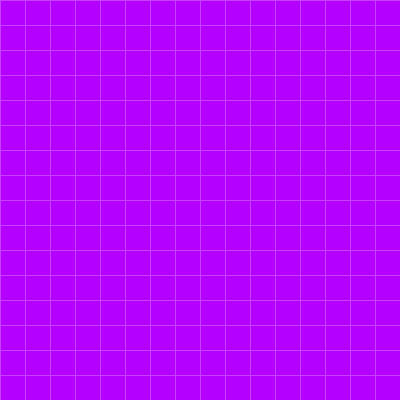
Frame 1 (no input)
Frame 60 (the mouse pressed at the canvas centre just before this capture): identical to frame 1, image omitted
Frame 120 (the mouse held since frame 60 and released just before this capture): identical to frame 1, image omitted

The Processing sketch that drew this single still picture (run headless with seeded random() and noise(); from frame 60 on, the mouse is pressed at the canvas centre):

// Processing sketch: heatmap
// ── heatmap.pde
//ArrayList<PVector> points = new ArrayList<PVector>();
Tile[][] tiles;
class Tile {
  PVector pos;
  int xi, yi;
  int count = 0;
  float totalCount = 0;
  Tile(float x, float y, int xi, int yi) {
    pos = new PVector(x, y);
    this.xi = xi;
    this.yi = yi;
  }

  //void calc() {
  //  //count = 0;

  //  //for (PVector p : points) {
  //  //  if (p.x >= pos.x && p.x < pos.x + gridSize && p.y >= pos.y && p.y < pos.y + gridSize) {
  //  //    count += 1;
  //  //  }
  //  //}
  //}

  void checkNeighbours() {
    float nc = 0;
    float sum = 0;
    for (int xx = -1; xx < 2; xx += 1) {
      for (int yy = -1; yy < 2; yy += 1) {
        if (xx == 0 && yy == 0) continue;
        int xp = xi + xx;
        int yp = yi + yy;
        if (!OOB(xp, yp)) {
          nc += 1;
          sum += tiles[xp][yp].count;
        }
      }
    }
    totalCount = count + (sum / nc);
  }

  void draw() {
    float m = map(totalCount, 0, maxCount, 200, 0);

    fill(m, 255, 255);
    stroke(255, 64);
    rect(pos.x, pos.y, gridSize, gridSize);
  }
}


boolean OOB(int x, int y) {
  return (x < 0 || x > tiles.length - 1 || y < 0 || y > tiles[0].length-1);
}

void setup() {

  size(400, 400);
  colorMode(HSB);
  tiles = new Tile[width / gridSize][height / gridSize];
  for (int x = 0; x < tiles.length; x += 1) {
    for (int y = 0; y < tiles[x].length; y += 1) {
      tiles[x][y] = new Tile(x * gridSize, y * gridSize, x, y);
    }
  }
}


void draw() {
  background(0);

  //for (PVector p : points) {
  //  stroke(255, 0, 0);
  //  fill(255, 0, 0);
  //  ellipse(p.x, p.y, 3, 3);
  //}

  for (int x = 0; x < tiles.length; x += 1) {
    for (int y = 0; y < tiles[x].length; y += 1) {
      Tile t = tiles[x][y];
      t.draw();
    }
  }


  addRandomPoints();
}


int gridSize = 25;
int maxCount = 50;
void calc() {
  maxCount = -1;
  //for (int x = 0; x < tiles.length; x += 1) {
  //  for (int y = 0; y < tiles[x].length; y += 1) {
  //    Tile t = tiles[x][y];
  //    //t.calc();
  //  }
  //}

  for (int x = 0; x < tiles.length; x += 1) {
    for (int y = 0; y < tiles[x].length; y += 1) {
      Tile t = tiles[x][y];
      t.checkNeighbours();
      if (t.totalCount > maxCount) {
        maxCount = ceil(t.totalCount);
      }
    }
  }
}
float z = 0;

void addRandomPoints() {
  z += 0.01;
  if (z > 1) {
    noiseSeed(System.nanoTime());
    randomSeed(System.nanoTime());
    z = 0;
  }

  for (int i = 0; i < 100; i += 1) {
    float x = random(1);
    float y = random(1);
    float n = noise(x, y, z);
    if (n > 0.6) {
      addPoint(x * width, y * height);
      //points.add(new PVector(x * width, y * height));
    }
  }
}
void keyPressed() {
  if (key == 'r') {
    addRandomPoints();
    calc();
  }
}


void addPoint(float x, float y) {
  int xx = floor((float)x / (float)gridSize);
  int yy = floor((float)y / (float)gridSize);

  if (!OOB(xx, yy)) {
    tiles[xx][yy].count += 1;
  }
}

void mouseReleased() {



  addPoint(mouseX, mouseY);
  calc();
}
